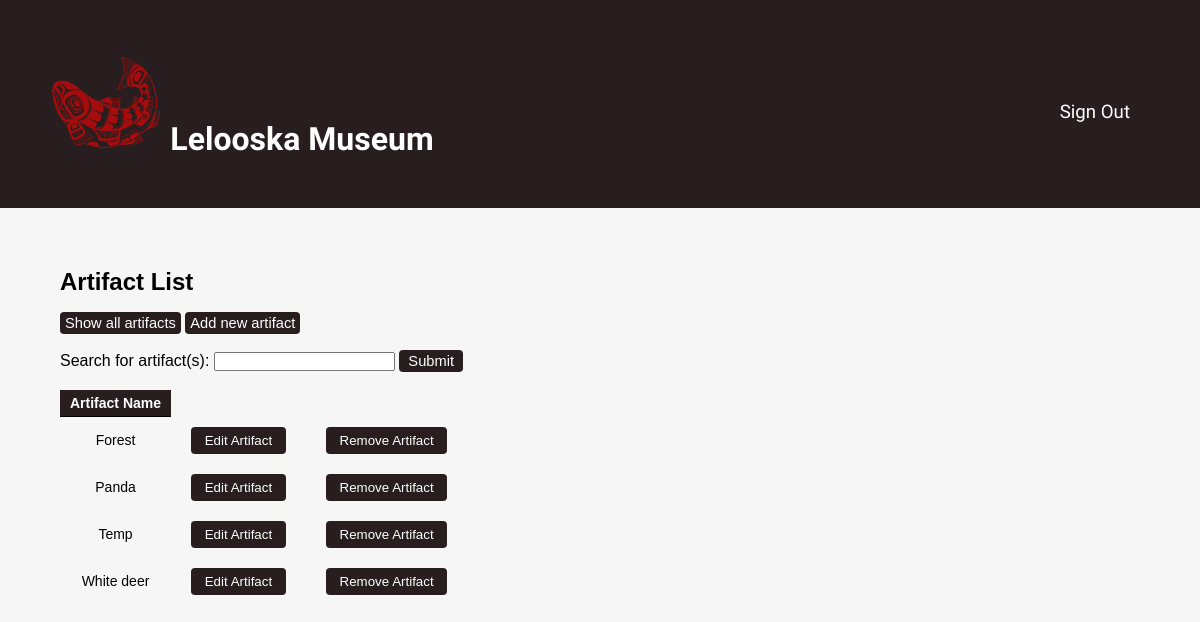
Before: /phpApp/artifactList.php (signed in) with the older database file.
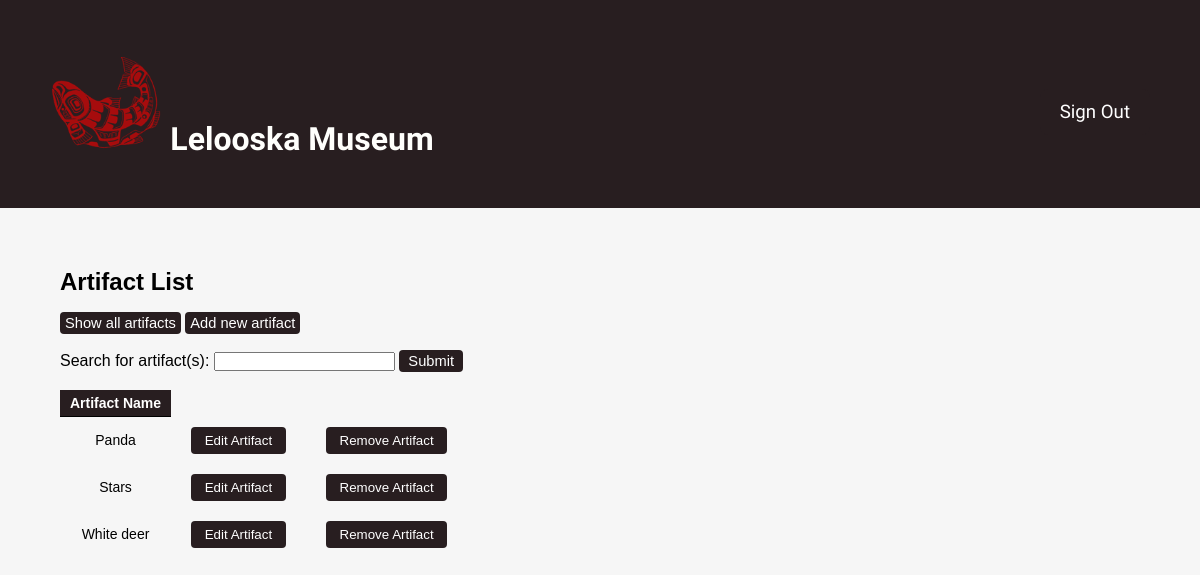
After: the same page with the newer database file.
### tables this page shows
CREATE TABLE Entry (
    entryID INTEGER NOT NULL PRIMARY KEY,
    entryName TEXT NOT NULL,
    entryDescription TEXT
);

### phpApp/artifactList.php (the view, shortened to what this page needs)
<!DOCTYPE html>
<html>
<head>
    <link rel="stylesheet" href="styles.css" />
</head>
<body>
    <div class="page">
        <header class="menu-container">
                <h1 class="logo">
                    <img src="./media/salmon.png" width=auto height=100 >
                    <a class="logo-link" href="./artifactList.php">Lelooska Museum</a>
                </h1>
                <nav class="menu">
                    <li><a class="nav-link" href="./signOut.php">Sign Out</a></li>
                </nav>
            </header>
        <article class="content">
            <header>
                <h2>Artifact List</h2>
            </header>
            <div class="showStoreContainer">
                <div class="showStoreSubmenu">
                    <br>
                    <div>
                        <a href="artifactList.php" class="strong-button small">Show all artifacts</a>
                        <a href="addArtifact.php" class="strong-button small">Add new artifact</a>
                    </div>
                    <br>
                    <div>
                        <form action="artifactList.php" method="get">
                            <label for="s">Search for artifact(s):</label>
                            <input type="search" name="s" required>
                            <input type="submit" class="strong-button small" value=" Submit " />
                        </form>
                    </div>
                <div class="tableContainer">
                    <?php
                        $db_file = './museum.db';
                        try {
                            $db = new PDO('sqlite:' . $db_file);
                            $db->setAttribute(PDO::ATTR_ERRMODE, PDO::ERRMODE_EXCEPTION);
                            if (isset($_GET['s'])) {
                                $searchTerm = $_GET['s'];
                                $stmt = $db->prepare("select * from Entry where entryName like ? order by entryName");
                                $stmt->execute(["%".$_GET["s"]."%"]);
                                $t = $stmt->fetchAll(PDO::FETCH_ASSOC);
                                if (empty($t)){
                                    echo("<br>No artifact(s) found.");
                                }
                                else{
                                    echo '<br>
                                    <table>
                                        <thead>
                                            <tr>
                                            <th>Artifact Name</th>
                                            </tr>
                                        </thead>
                                        <tbody>';
                                    foreach($t as $tuple){
                                        echo '<tr>
                                                <td>'.$tuple['entryName'].'</td>
                                                <form action="editArtifact.php?ID='.$tuple['entryID'].'" method="post">
                                                <td><input type="submit" value=" Edit Artifact "></td>
                                                </form>
                                                <form action="remove.php?artifactID='.$tuple['entryID'].'" method="post">
                                                <td><input type="submit" value=" Remove Artifact "></td>
                                                </form>
                                            </tr>';
                                    }
                                    echo '</tbody>
                                    </table>';
                                }
                            }
                            else if (!isset($_GET['s'])){
                                $qry = "select * from Entry order by entryName;";
                                $result_set = $db->query($qry);
                                echo '<br>
                                    <table>
                                        <thead>
                                            <tr>
                                            <th>Artifact Name</th>
                                            </tr>
                                        </thead>
                                        <tbody>';
                                foreach($result_set as $tuple){
                                    echo '<tr>
                                            <td>'.$tuple['entryName'].'</td>
                                            <form action="editArtifact.php?ID='.$tuple['entryID'].'" method="post">
                                            <td><input type="submit" value=" Edit Artifact "></td>
                                            </form>
                                            <form action="remove.php?artifactID='.$tuple['entryID'].'" method="post">
                                            <td><input type="submit" value=" Remove Artifact "></td>
                                            </form>
                                        </tr>';
                                }
                                echo '</tbody>
                                    </table>';
                            }
                        }
                        catch(PDOException $e) {
                            die('Exception : '.$e->getMessage());
                        }
                    ?>
                </div>
            </div>
        </article>
    </div>
</body>
</html>

### phpApp/styles.css (style rules this page uses)
:root { --header-color: #281e20; --header-font: #fff; --header-hover: #791212; --header-dropdown-background: #791212; --background-color: #f6f6f6; --body-font: #fffffc; --pop-of-green: #b9f5d8; --pop-of-blue: #08a4bd; }
* { margin: 0; padding: 0; box-sizing: border-box; font-family: Arial, Helvetica, sans-serif; }
body { min-height: 100vh; display: flex; background-color: var(--background-color); flex-direction: column; }
.page { height: 100%; }
.menu-container { color: var(--header-font); background-color: var(--header-color); padding: 20px 0; display: flex; justify-content: space-between; width: 100%; padding: 50px; }
.menu { margin-top: 15px; width: 60%; display: flex; align-items: center; justify-content: right; }
.menu > li { display: inline; margin-right: 50px; }
.menu > li:last-of-type { margin-right: 0; }
.nav-link:link, .nav-link:visited { background-color: var(--header-color); color: var(--header-font); padding: 12px 20px; transition-duration: 0.4s; box-shadow: none; border: none; border-radius: 8px; cursor: pointer; text-align: right; font-size: 14pt; text-decoration: none; font-family: 'Forum', Arial, Helvetica, sans-serif; }
.logo-link:link, .logo-link:visited { color: var(--body-font); text-decoration: none; font-family: 'Forum', Arial, Helvetica, sans-serif; }
.content { display: block; margin: 5%; }
table { border-collapse: collapse; padding: 20px 0; padding-left: 10%; font-size: 14pt; }
th { border-bottom: 1px solid black; padding: 5px 10px; font-size: 14px; text-align: center; color: var(--header-font); background-color: var(--header-color); }
td { padding: 10px 20px; font-size: 14px; text-align: center; }
td > input[type="submit"] { background-color: var(--header-color); color: var(--header-font); padding: 6px 10px; border: none; border-radius: 4px; cursor: pointer; float: right; }
.strong-button { background-color: var(--header-color); color: var(--header-font); padding: 6px 10px; border: none; border-radius: 4px; cursor: pointer; transition-duration: 0.2s; box-shadow: none; font-size: 14pt; text-decoration: none; }
.small { font-size: 11pt; padding: 3px 5px; }

Changed rows visible on the page:
removed entry: entryName "Forest"
changed entry: entryName "Temp" → "Stars"
